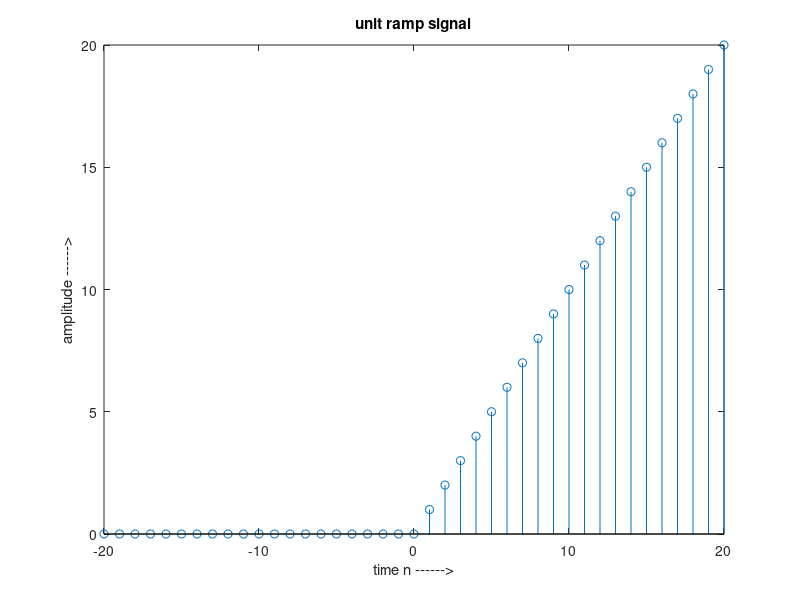

The MATLAB script that drew this image:
clc;
n=-20:20;
L=length(n);
x=zeros(1);                         % X = zeros(n) returns an n-by-n matrix of zeros.
for i=1:L
    if n(i)>=0
        x(i)=n(i);
    end;
end;
stem(n,x);
xlabel('time n ------>');
ylabel('amplitude ------>');
title('unit ramp signal');